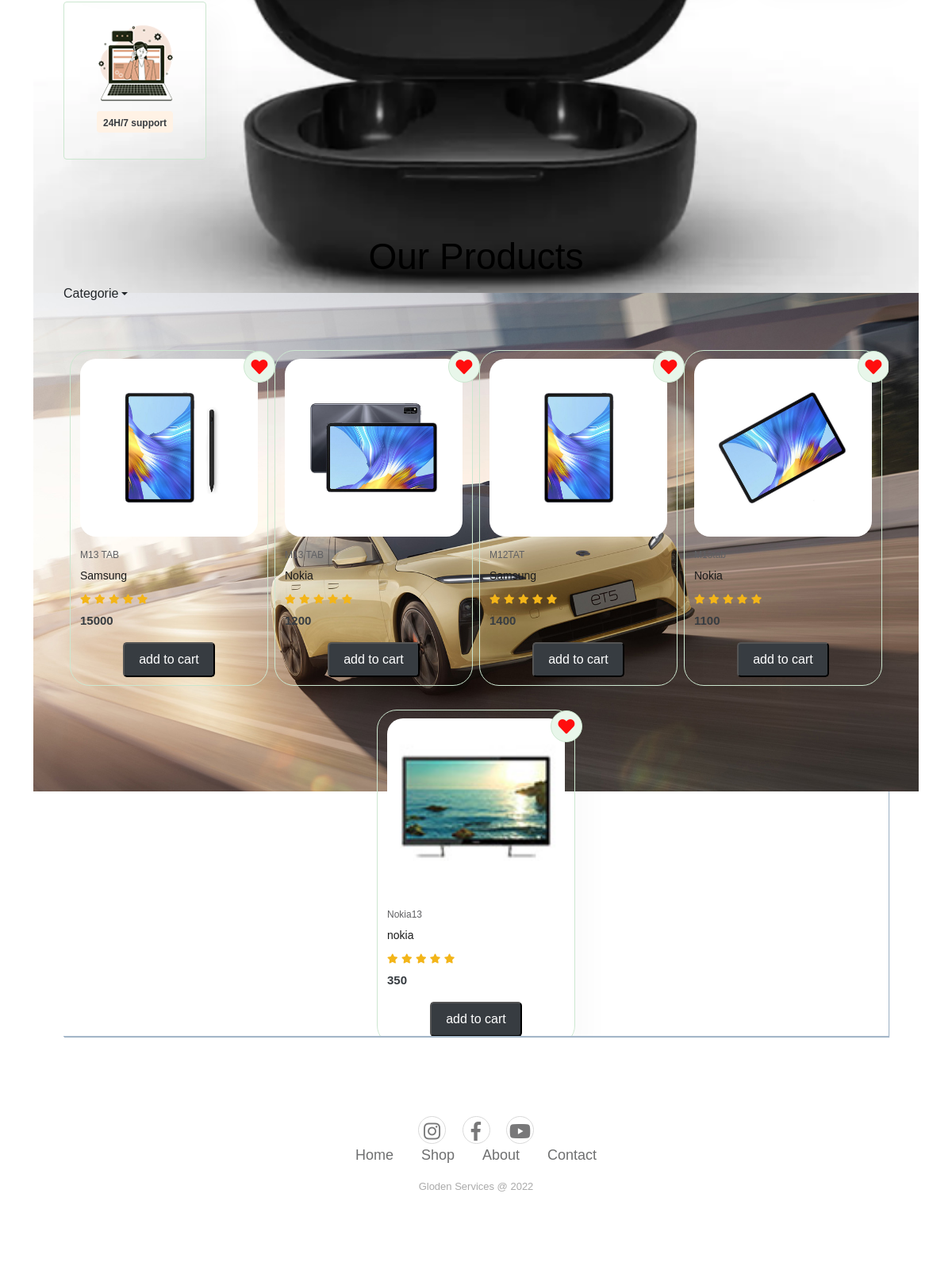
Before: / (lower part) with the older database file.
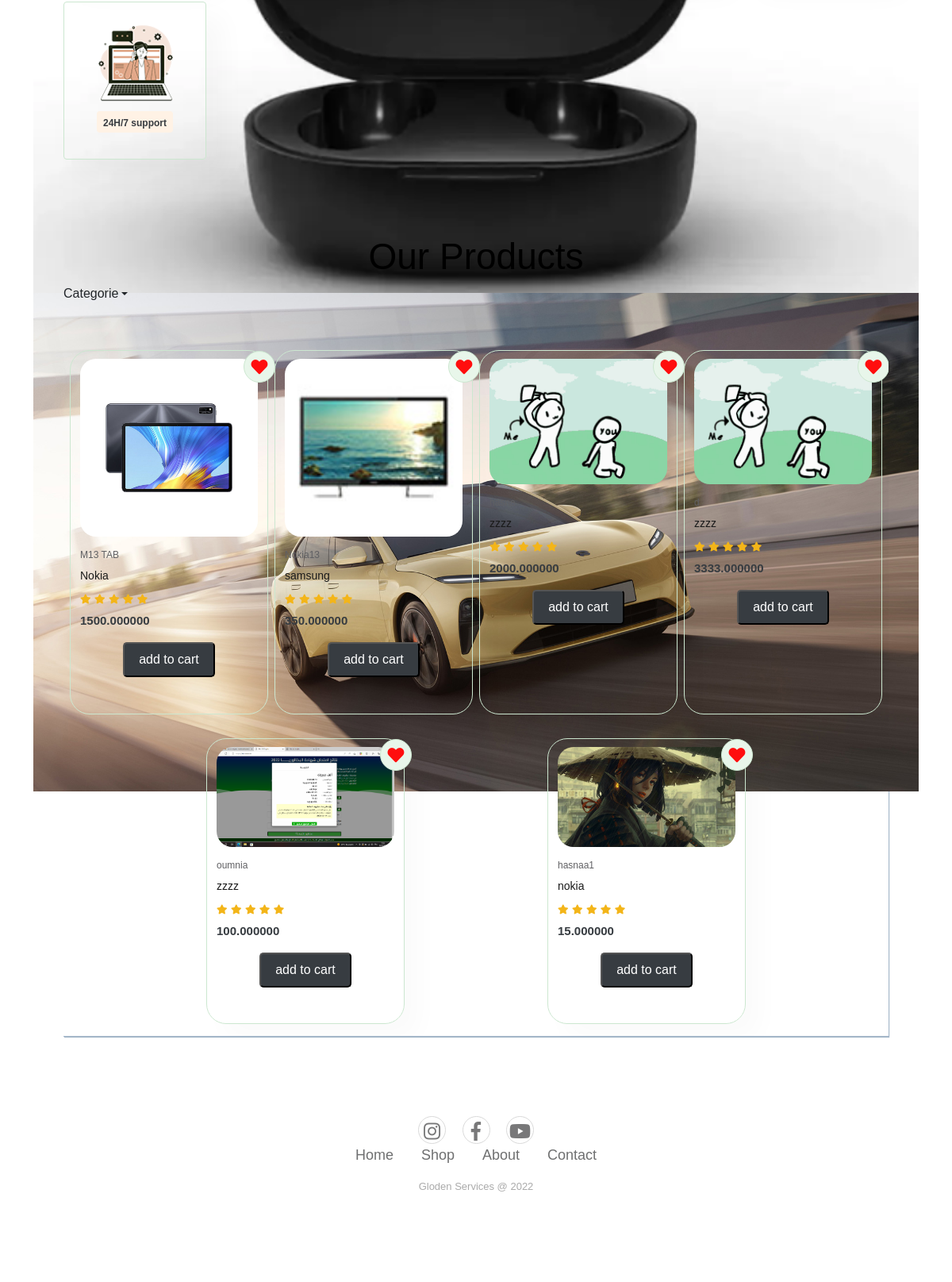
After: the same page with the newer database file.
### tables this page shows
CREATE TABLE IF NOT EXISTS `produits` (
  `id` int NOT NULL AUTO_INCREMENT,
  `nom` varchar(255) DEFAULT NULL,
  `descrp` text,
  `prix` decimal(20,6) unsigned DEFAULT NULL,
  `categories` int DEFAULT NULL,
  `date_creation` date DEFAULT NULL,
  `createur` int DEFAULT NULL,
  `img` varchar(255) DEFAULT NULL,
  `marque` varchar(255) DEFAULT NULL,
  `date_modification` date DEFAULT NULL,
  PRIMARY KEY (`id`)
);

### inc/functions.php (called while the page is built, shortened)
<?php
function getAllproducts() {
  $servername = "localhost";
  $DBuser = "root";
  $DBpassword = "";
  $DBname = "testecommerce";
  try {
      $conn = new PDO("mysql:host=$servername;dbname=$DBname", $DBuser, $DBpassword);
      $conn->setAttribute(PDO::ATTR_ERRMODE, PDO::ERRMODE_EXCEPTION);
    } catch(PDOException $e) {
      echo "Connection failed: " . $e->getMessage();
    }
    $requette1 = "SELECT * FROM produits ";
$resultat1 = $conn->query($requette1);
$produits = $resultat1 ->fetchAll();
return $produits;
}

### products/products.php (the view, shortened to what this page needs)
<?php
require_once('inc/functions.php');
$produits = getAllproducts();
?>
 <section id="products1" class="section-p1">
    <div class="ourProdContainer">
      <h2 class="ourProducts">Our Products</h2>
    </div>
    <div class="nav-item dropdown">
      <a id="mosiba" class="nav-link dropdown-toggle" href="#" role="button" data-bs-toggle="dropdown"
        aria-expanded="false" class="container-fluid">
        Categorie
      </a>
    </div>
    <br>
    <div class="pro-container">
  <?php foreach ($produits as $produits) { ?>
    <div class="pro">
      <a href="sproduct.php?id=<?php echo $produits['id']; ?>">
        <img src="images/<?php echo $produits['img']; ?>" alt="">
      <div class="des">
        <span><?php echo $produits['nom']; ?></span>
        <h5><?php echo $produits['marque']; ?></h5>
        <div class="star">
          <i class="fas fa-star"></i>
          <i class="fas fa-star"></i>
          <i class="fas fa-star"></i>
          <i class="fas fa-star"></i>
          <i class="fas fa-star"></i>
        </div>
        <h4><?php echo $produits['prix']; ?></h4>
      </div>
      <i id="addItemIcon" name="addtocartindex" class="fas fa-heart"></i>
      </a>
      <button  class="addToCartBtn normal" data-id="<?= $produits['id'] ?>">add to cart</button>
    </div>
  <?php } ?>
</div>
  </section>

### index.php (shortened to what this page needs)
<?php
include "inc/functions.php";
$produits = getAllproducts();
?>
<!DOCTYPE html>
<html lang="en">
<head>
  <link rel="stylesheet" href="https://cdn.jsdelivr.net/npm/swiper@9/swiper-bundle.min.css" />
  <link rel="stylesheet" href="https://pro.fontawesome.com/releases/v5.10.0/css/all.css" />
  <link rel="stylesheet" href="https://cdn.jsdelivr.net/npm/bootstrap@5.3.0-alpha1/dist/css/bootstrap.min.css" />
  <link rel="stylesheet" href="https://use.fontawesome.com/releases/v5.2.0/css/all.css"
>
  <link rel="stylesheet" href="style.css">
  <link rel="stylesheet" href="cart.css">
</head>
<body>
  <section style="padding:0; flex-direction:row;justify-content: stretch;" id="page-headerindex">
    <section style="width:100%;height:100%;" class="container">
      <div style="width:100%;height:100%;" class="swiper">
        <div class="swiper-wrapper">
          <div class="swiper-slide"><img src="images/s22.PNG" alt=""></div>
          <div class="swiper-slide"><img src="images/nio-et5.jpg" alt=""></div>
        </div>
      </div>
    </section>
  </section>
<br>
  <section id="feature" class="section-p1">
    <div class="fe-box">
      <img src="images/f6.png" alt="">
      <h6>24H/7 support </h6>
    </div>
  </section>
  <?php
  require_once('products/products.php')
  ?>
  <?php
require_once('footer/footer.php')
?>
</body>
</html>

### footer/footer.php
<section class="footer">
    <div class="social ">
      <a href="" class="cr"><i class="fab fa-instagram"></i></a>
      <a href="" class="cr"><i class="fab fa-facebook-f"></i></a>
      <a href="" class="cr"><i class="fab fa-youtube"></i></a>
      <ul>
        <li>
          <a href="#">Home</a>
        </li>
        <li>
          <a href="#">Shop</a>
        </li>
        <li>
          <a href="#">About</a>
        </li>
        <li>
          <a href="#">Contact</a>
        </li>
      </ul>
      <p class="copyright">
        Gloden Services @ 2022
      </p>
    </div>
  </section>

### style.css (style rules this page uses)
:root { --color-old:rgb(8, 129, 120); --color-primary:#373c41; --color-text-primary:white; --color-border-products: #a4b7c9 }
* { margin: 0; padding: 0; box-sizing: border-box; font-family: 'spartan' , sans-serif; }
.container { height: 90vh; width: 100%; align-items: center; justify-content: center; display: flex; }
.swiper { width: 100%; height:100%; }
.swiper-slide img { width: 100%; }
h2 { font-size: 46px; line-height: 54px; color: black; }
h4 { font-size: 20px; color: black; }
h6 { font-weight: 700; font-size: 12px; }
p { font-size: 16px; color: #465b52; margin: 15px 0 20px 0; }
.section-p1 { padding: 40px 80px; }
body { width: 100%; }
.ourProdContainer { display: flex; justify-content: center; align-items: center; gap:20px; }
.ourProducts { width: fit-content; display: inline; }
#mosiba { position:relative; align-self: flex-start; display: flex; align-items: center; }
#feature .fe-box { width: 180px; text-align: center; padding: 25px 15px; box-shadow: 20px 20px 34px rgba(0, 0, 0, 0.03); border: 1px solid #cce7d0; border-radius: 4px; margin: 15px 0; }
#feature .fe-box img { width: 100%; margin-bottom: 10px; }
#feature .fe-box h6 { display: inline-block; padding: 9px 8px 6px 8px; line-height: 1; border-radius: 4px; color: var(--color-primary); background-color: #D8C6C2; }
#feature { display: flex; align-items: center; justify-content: space-between; flex-wrap: wrap; }
#feature .fe-box:nth-child(6) h6 { background-color: #fff2e5; }
#products1 { text-align: center; }
#products1 .pro { width: 23%; min-width: 250px; padding: 10px 12px; border: 1px solid #cce7d0; cursor: pointer; border-radius: 25px; box-shadow: 20px 20px 30px rgba(0, 0, 0, 0.02); margin: 15px 0; transition: 0.2s ease; position: relative; }
#products1 .pro img { width: 100%; border-radius: 20px; }
.pro-container a { text-decoration: none; }
#products1 .pro .des h5 { padding-top:7px; color: #1a1a1a; font-size: 14px; }
#products1 .pro .des i { font-size: 12px; color: rgb(243,181,25); }
#products1 .pro .des h4 { padding-top: 7px; font-size: 15px; font-weight: 700; color: var(--color-primary); }
#products1 .pro .des { text-align: start; padding: 10px 0; }
#products1 .pro .des span { color: #606063; font-size: 12px; }
#products1 .pro-container { border-bottom: 1px solid var(--color-border-products); box-shadow: 1px 1px 1px var(--color-border-products); height:900px ; overflow-y: scroll; scroll-behavior: smooth; display: flex; justify-content:space-evenly; padding-top: 20px; flex-wrap: wrap; }
#addItemIcon { position: absolute; bottom: 20px; right: 60px; background-color: #e8f6ea; border-radius: 50px; border: 1px solid #cce7d0; line-height: 40px; width: 40px; height: 40px; }
.normal { background-color:var(--color-primary); cursor:pointer; color:#ffffff; font-size:16px; padding:8px 18px; font-weight:500; border-radius:5px; }
.footer { padding: 60px 0; background-color: #FFF; }
.footer .social { text-align: center; padding-bottom: 30px; color: #4b4c4d; }
.footer .social .cr { font-size: 24px; color:inherit; border: 1px solid #ccc; width: 35px; height: 35px; line-height: 38px; display: inline-block; text-align: center; border-radius: 50%; margin: 0 8px; opacity: 0.75; }
.footer ul { margin-top: 0; padding: 0; list-style: none; font-size: 18px; line-height: 1.6; margin-bottom: 0; text-align: center; }
.footer ul li a { color: inherit; text-decoration: none; opacity: 0.8; }
.footer ul li { display: inline-block; padding: 0 15px; }
#page-headerindex { width: 100%; height: 40vh; background-size: cover; display: flex; justify-content: center; text-align: center; flex-direction: column; padding: 14px; margin-top: 10px; }
.footer .copyright { margin-top: 15px; text-align: center; font-size: 13px; color: #aaa; }

### cart.css (style rules this page uses)
#addItemIcon { position: absolute; top: 0; right: -10px; font-size: 1.3rem; color: rgb(255, 14, 14); }

Changed rows visible on the page:
removed produits: img (picture), nom "M13 TAB", marque "Samsung", prix "15000"
removed produits: img (picture), nom "M12TAT", marque "Samsung", prix "1400"
removed produits: img (picture), nom "M13tab", marque "Nokia", prix "1100"
changed produits "Nokia": prix "1200" → "1500.000000"
changed produits "Nokia13": marque "nokia" → "samsung"; prix "350" → "350.000000"
added produits: img (picture), marque "zzzz", prix "2000.000000"
added produits: img (picture), nom "d", marque "zzzz", prix "3333.000000"
added produits: img (picture), nom "oumnia", marque "zzzz", prix "100.000000"
added produits: img (picture), nom "hasnaa1", marque "nokia", prix "15.000000"
